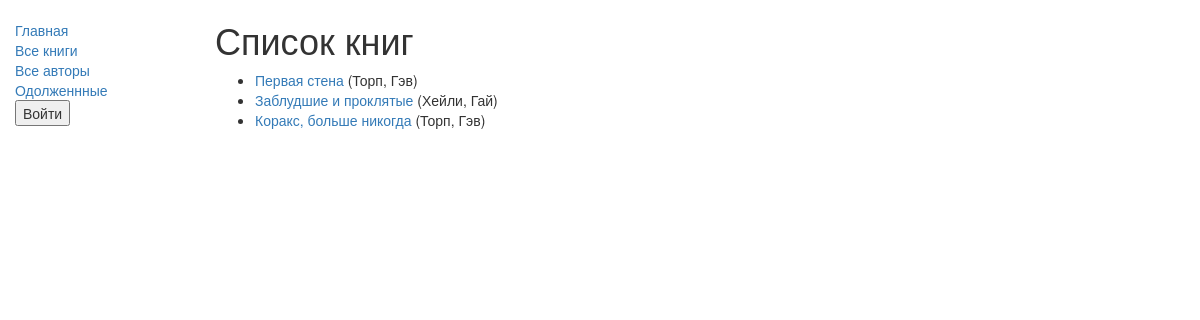
Page /catalog/books/ on the earlier database version.
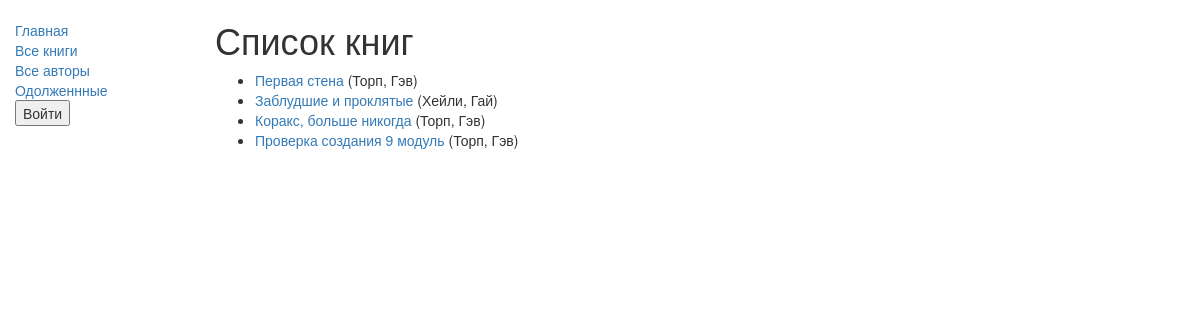
Same page on the later database version.
### catalog/models.py (models this page shows, shortened)
class Book(models.Model):
    title = models.CharField(max_length=200)
    author = models.ForeignKey('Author', on_delete=models.SET_NULL, null=True)
    summary = models.TextField(max_length=1000, help_text="Enter a brief description of the book")
    isbn = models.CharField('ISBN',max_length=13, help_text='13 Character <a href="https://www.isbn-international.org/content/what-isbn">ISBN number</a>')
    genre = models.ManyToManyField(Genre, help_text="Select a genre for this book")
    def get_absolute_url(self):
        return reverse('book-detail', args=[str(self.id)])
    def display_genre(self):
        return ', '.join([ genre.name for genre in self.genre.all()[:3] ])
    display_genre.short_description = 'Genre'

class Author(models.Model):
    first_name = models.CharField(max_length=100)
    last_name = models.CharField(max_length=100)
    date_of_birth = models.DateField(null=True, blank=True)
    date_of_death = models.DateField('Died', null=True, blank=True)
    def __str__(self):
        return '%s, %s' % (self.last_name, self.first_name)

### catalog/views.py (the view)
class BookListView(generic.ListView):
    model = Book
    paginate_by = 10
    def get_queryset(self):
        return Book.objects.filter(title__icontains='')

### catalog/templates/catalog/book_list.html
{% extends "base_generic.html" %}
{% block content %}
    <h1>Список книг</h1>
    {% if book_list %}
    <ul>
      {% for book in book_list %}
      <li>
        <a href="{{ book.get_absolute_url }}">{{ book.title }}</a> ({{book.author}})
      </li>
      {% endfor %}
    </ul>
    {% else %}
      <p>В библиотеке книг нет.</p>
    {% endif %}
{% endblock %}

Differences in the rows shown:
added Book: title "Проверка создания 9 модуль", author "Торп, Гэв"
